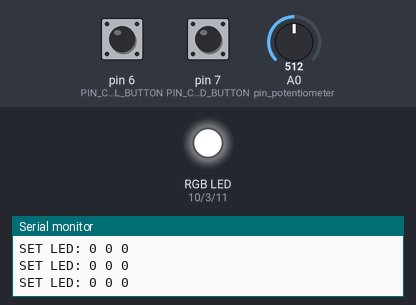
Bench run of a sketch on a simulated Arduino Uno, built with avr-gcc and run on an emulated ATmega328P. On the bench: an RGB LED mixed from three pins (HIGH = lit), the last lines printed to the serial monitor. The inputs (shaded band) are chosen by the test bench; at power-on: pin 6 (PIN_COLOR_CHANNEL_BUTTON) HIGH, A0 (pin_potentiometer) = 512, pin 7 (PIN_COLOR_ADD_BUTTON) HIGH. Dim RGB values are drawn brighter than linear.

Above: at 1.2 s.
1.3 s: pin 6 (PIN_COLOR_CHANNEL_BUTTON) pulled LOW for 0.15 s
At 2.5 s:
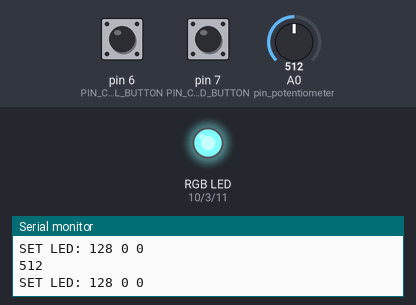
2.9 s: A0 (pin_potentiometer) set to 1023
At 3.5 s:
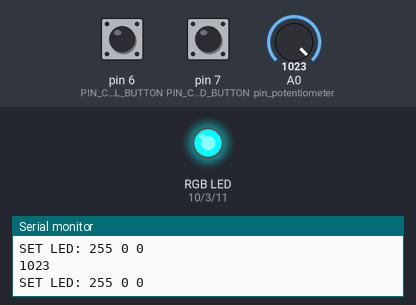
4.4 s: pin 6 (PIN_COLOR_CHANNEL_BUTTON) pulled LOW for 1 s
At 6.1 s:
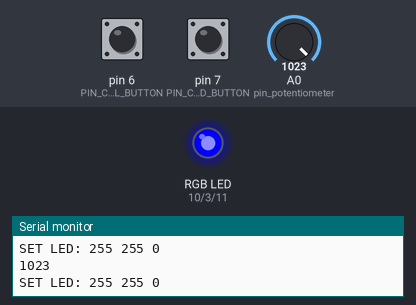
6.9 s: A0 (pin_potentiometer) set to 716
At 8.1 s:
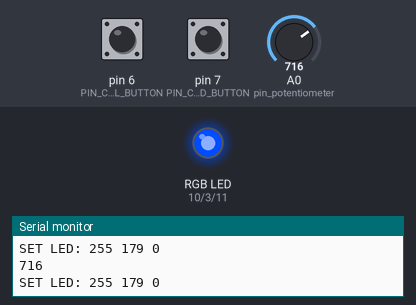
8.4 s: pin 6 (PIN_COLOR_CHANNEL_BUTTON) pulled LOW for 0.15 s
At 9.1 s:
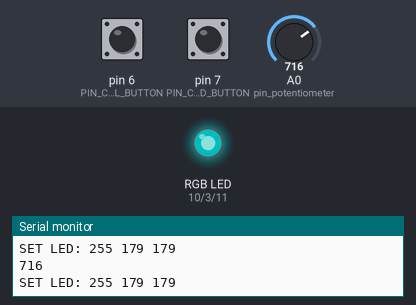
10.0 s: A0 (pin_potentiometer) set to 306
At 10.6 s:
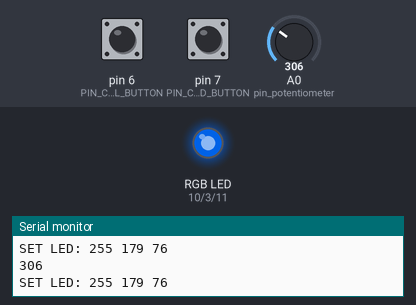
Timing chart, 0 to 12.5 s (numbered marks = the images above; inputs shaded):
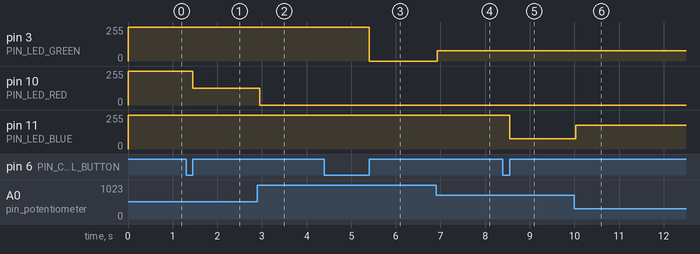

The sketch:

RGB_playground.ino
```cpp
#define PIN_COLOR_CHANNEL_BUTTON 6
#define PIN_COLOR_ADD_BUTTON 7

#define pin_potentiometer A0

#define COMMON_ANODE 1
#define PIN_LED_RED 10
#define PIN_LED_GREEN 3
#define PIN_LED_BLUE 11


void setupButtons() {
  pinMode(PIN_COLOR_CHANNEL_BUTTON, INPUT_PULLUP);
  pinMode(PIN_COLOR_ADD_BUTTON, INPUT_PULLUP);
}

void setupPotentiometer() {
  pinMode(pin_potentiometer, INPUT);
}

void setupLED() {
  pinMode(PIN_LED_RED, OUTPUT);
  pinMode(PIN_LED_GREEN, OUTPUT);
  pinMode(PIN_LED_BLUE, OUTPUT);
}

bool btn_colorChannel() {
  return digitalRead(PIN_COLOR_CHANNEL_BUTTON) != HIGH;
}
bool btn_colorAdd() {
  return digitalRead(PIN_COLOR_ADD_BUTTON) != HIGH;
}

//range: 0-1023
bool potentiometerDebug = true;
int readPot() {
  int pot_angle = analogRead(pin_potentiometer);
  if (potentiometerDebug) {
    printPotentiometerData(pot_angle);
  }
  return pot_angle;
}
void printPotentiometerData(int pot_angle) {
  Serial.println(pot_angle);
}


unsigned char colors[5][3];
int displayIndex = 0;
int colorIndex = 0;
bool editingColor = false;

int rgbIndex = 0;
unsigned char currColor[3] = {0, 0, 0};
void setup() {
  Serial.begin(9600);
  //setup inputs
  setupButtons();
  setupPotentiometer();
  //setup outputs
  setupLED();

  //other setup code
  for (int i = 0; i < 5; i++) {
    for (int j = 0; j < 3; j++) {
      colors[i][j] = 0;
    }
  }
}

int t = 0;
void loop() {
  if (btn_colorChannel()) {
    Serial.print("EDIT PRESSED");
    while(btn_colorChannel()) {}
    if (!editingColor) {
      rgbIndex = 0;
      currColor[0] = 0;
      currColor[1] = 0;
      currColor[2] = 0;
      editingColor = true;
      Serial.println(" begin");
    } else {
      rgbIndex = (rgbIndex+1)%3;
      Serial.println(rgbIndex);
    }
  }

  if (btn_colorAdd()) {
    Serial.print("ADD PRESSED");
    while(btn_colorAdd()) {}
    if (editingColor) {
      for (int i = 0; i<3; i++) {
        colors[colorIndex][i] = currColor[i];
      }
      editingColor = false;
      t = 0;
      colorIndex = (colorIndex + 1) % 5;
      Serial.println(colorIndex);
    } else {
      Serial.println("NONE");
    }
  }

  if (editingColor) {
    currColor[rgbIndex] = readPot() / 4;
    setLED(currColor);
  } else {
    setLED(colors[displayIndex]);
    if (t == 50) {
      displayIndex++;
      t = 0;
    }
    displayIndex %= colorIndex;
    if (colorIndex == 0) {
      displayIndex = 0;
    }
  }
  t++;
}

void setLED(unsigned char color[]) {
  unsigned char red = color[0], green = color[1], blue = color[2];
  Serial.print("SET LED: ");
  Serial.print(red);Serial.print(" ");
  Serial.print(green);Serial.print(" ");
  Serial.println(blue);
  #ifdef COMMON_ANODE
    red = 255 - red;
    green = 255 - green;
    blue = 255 - blue;
  #endif
  analogWrite(PIN_LED_RED, red);
  analogWrite(PIN_LED_GREEN, green);
  analogWrite(PIN_LED_BLUE, blue);
}
```

Measured:
- after the input at 1.3 s, pin 10 (PIN_LED_RED): 255/255 → 127/255 after 0.15 s
- after the input at 2.9 s, pin 10 (PIN_LED_RED): 127/255 → 0/255 after 0.05 s
- after the input at 4.4 s, pin 3 (PIN_LED_GREEN): 255/255 → 0/255 after 1.0 s
- after the input at 6.9 s, pin 3 (PIN_LED_GREEN): 0/255 → 76/255 at once
- after the input at 8.4 s, pin 11 (PIN_LED_BLUE): 255/255 → 76/255 after 0.15 s
- after the input at 10.0 s, pin 11 (PIN_LED_BLUE): 76/255 → 179/255 at once
